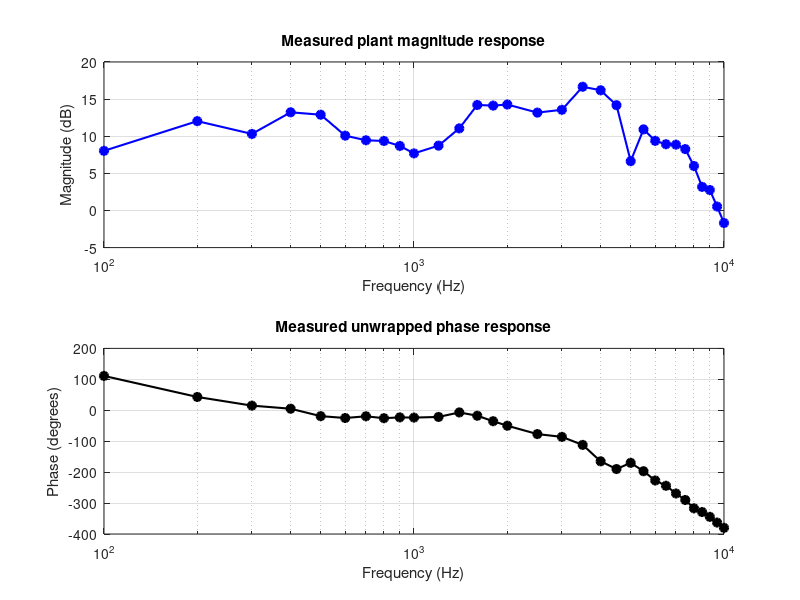

The MATLAB script that drew this image: (Note: this script raises an error after producing the figure.)

clc;
clear;
close all;

%% =========================================================
%  1. MEASURED FREQUENCY RESPONSE DATA
% ==========================================================

f = [100, 200, 300, 400, 500, 600, 700, 800, 900, 1000, ...
     1200, 1400, 1600, 1800, 2000, 2500, 3000, 3500, 4000, ...
     4500, 5000, 5500, 6000, 6500, 7000, 7500, 8000, ...
     8500, 9000, 9500, 10000];

gain_db = [8.0315, 12.0338, 10.3104, 13.2236, 12.8972, ...
           10.0789, 9.4530, 9.3615, 8.6949, 7.6878, ...
           8.7342, 11.0568, 14.2110, 14.1239, 14.2690, ...
           13.1808, 13.5614, 16.6637, 16.1912, 14.1811, ...
           6.6397, 10.9226, 9.3762, 8.9203, 8.8681, ...
           8.2685, 5.9919, 3.1773, 2.7582, 0.5334, -1.6864];

% Phase convention: CH1 - CH2 (output - input)
% TA-approved correction at 4500 Hz: +170 -> -190 degrees

phase_deg = [111, 43, 15, 5, -19, -25, -19.5, -25.7, ...
             -23, -23.7, -21.6, -7, -17.7, -35.4, ...
             -50, -77, -86, -112, -165, -190, ...
             -170, 163, 133, 116, 91, 70, 43, ...
             31, 15.5, -3, -20];

%% =========================================================
%  2. PREPARE COMPLEX FREQUENCY RESPONSE
% ==========================================================

f = f(:);
gain_db = gain_db(:);
phase_deg = phase_deg(:);

gain_linear = 10.^(gain_db/20);

phase_rad = unwrap(deg2rad(phase_deg));

H = gain_linear .* exp(1j*phase_rad);

w = 2*pi*f;

N = length(f);

fprintf('\n============================================\n');
fprintf('MEASURED DATA\n');
fprintf('============================================\n');

fprintf('Number of points: %d\n', N);
fprintf('Frequency range: %.0f to %.0f Hz\n', min(f), max(f));

%% =========================================================
%  3. PLOT ORIGINAL MEASUREMENTS
% ==========================================================

figure('Name','Measured plant frequency response');

subplot(2,1,1);

semilogx(f, gain_db, 'bo-', ...
    'LineWidth',1.5,'MarkerFaceColor','b');

grid on;
xlabel('Frequency (Hz)');
ylabel('Magnitude (dB)');
title('Measured plant magnitude response');

subplot(2,1,2);

semilogx(f, rad2deg(phase_rad), 'ko-', ...
    'LineWidth',1.5,'MarkerFaceColor','k');

grid on;
xlabel('Frequency (Hz)');
ylabel('Phase (degrees)');
title('Measured unwrapped phase response');

%% =========================================================
%  4. CROSS-VALIDATION SETTINGS
% ==========================================================

max_poles = 6;
number_of_folds = 5;

% Interleaved validation folds
fold_id = mod(0:N-1,number_of_folds)+1;

mag_scale = max(std(gain_db),eps);
phase_scale = max(std(rad2deg(phase_rad)),eps);

%% =========================================================
%  5. INITIALIZE RESULTS STORAGE
% ==========================================================

pole_counts = [];
zero_counts = [];
parameter_counts = [];

mean_mag_error = [];
mean_phase_error = [];
mean_combined_score = [];
std_combined_score = [];

valid_model_count = 0;

fprintf('\n============================================\n');
fprintf('5-FOLD CROSS-VALIDATION\n');
fprintf('============================================\n');

fprintf('Maximum poles: %d\n',max_poles);
fprintf('Number of folds: %d\n',number_of_folds);

%% =========================================================
%  6. TEST DIFFERENT POLE-ZERO COMBINATIONS
% ==========================================================

for np = 1:max_poles

    for nz = 0:(np-1)

        fprintf('\n--------------------------------------------\n');
        fprintf('Testing %d poles and %d zeros\n',np,nz);
        fprintf('--------------------------------------------\n');

        fold_mag_errors = nan(number_of_folds,1);
        fold_phase_errors = nan(number_of_folds,1);
        fold_scores = nan(number_of_folds,1);

        successful_folds = 0;

        for k = 1:number_of_folds

            validation_indices = (fold_id == k);
            training_indices = ~validation_indices;

            w_train = w(training_indices);
            H_train = H(training_indices);

            w_validation = w(validation_indices);
            H_validation = H(validation_indices);

            try

                data_train = idfrd(H_train,w_train,0);

                model_id = tfest(data_train,np,nz);

                G = tf(model_id);

                if ~isstable(G)
                    fprintf('Fold %d: Unstable model rejected\n',k);
                    continue;
                end

                H_predicted = squeeze(freqresp(G,w_validation));
                H_predicted = H_predicted(:);

                H_validation = H_validation(:);

                if any(~isfinite(H_predicted)) || ...
                   any(abs(H_predicted)<eps)

                    fprintf('Fold %d: Invalid prediction\n',k);
                    continue;
                end

                predicted_mag = 20*log10(abs(H_predicted));
                actual_mag = 20*log10(abs(H_validation));

                mag_error = sqrt(mean( ...
                    (predicted_mag-actual_mag).^2));

                phase_difference = angle( ...
                    H_predicted./H_validation);

                phase_error = sqrt(mean( ...
                    rad2deg(phase_difference).^2));

                combined_score = sqrt( ...
                    0.5*(mag_error/mag_scale)^2 + ...
                    0.5*(phase_error/phase_scale)^2);

                fold_mag_errors(k) = mag_error;
                fold_phase_errors(k) = phase_error;
                fold_scores(k) = combined_score;

                successful_folds = successful_folds+1;

                fprintf(['Fold %d: Mag RMSE = %.3f dB, ' ...
                         'Phase RMSE = %.3f deg, Score = %.4f\n'], ...
                         k,mag_error,phase_error,combined_score);

            catch ME

                fprintf('Fold %d failed: %s\n',k,ME.message);

            end

        end

        if successful_folds ~= number_of_folds

            fprintf('Candidate rejected: incomplete validation.\n');
            continue;

        end

        avg_mag = mean(fold_mag_errors);
        avg_phase = mean(fold_phase_errors);
        avg_score = mean(fold_scores);
        score_std = std(fold_scores);

        parameter_count = np+nz+1;

        valid_model_count = valid_model_count+1;

        pole_counts(valid_model_count) = np;
        zero_counts(valid_model_count) = nz;
        parameter_counts(valid_model_count) = parameter_count;

        mean_mag_error(valid_model_count) = avg_mag;
        mean_phase_error(valid_model_count) = avg_phase;
        mean_combined_score(valid_model_count) = avg_score;
        std_combined_score(valid_model_count) = score_std;

        fprintf('\nAverage validation results:\n');
        fprintf('Magnitude RMSE: %.3f dB\n',avg_mag);
        fprintf('Phase RMSE: %.3f degrees\n',avg_phase);
        fprintf('Combined score: %.4f\n',avg_score);

    end
end

%% =========================================================
%  7. CHECK VALID MODELS
% ==========================================================

if valid_model_count == 0
    error('No model completed all cross-validation folds.');
end

%% =========================================================
%  8. DISPLAY CROSS-VALIDATION RESULTS
% ==========================================================

Results = table( ...
    pole_counts(:), ...
    zero_counts(:), ...
    parameter_counts(:), ...
    mean_mag_error(:), ...
    mean_phase_error(:), ...
    mean_combined_score(:), ...
    std_combined_score(:), ...
    'VariableNames', ...
    {'Poles','Zeros','Parameters', ...
     'MagRMSE_dB','PhaseRMSE_deg', ...
     'MeanScore','ScoreStd'});

Results = sortrows(Results,'MeanScore','ascend');

fprintf('\n============================================\n');
fprintf('CROSS-VALIDATION RESULTS\n');
fprintf('============================================\n');

disp(Results);

%% =========================================================
%  9. ONE-STANDARD-ERROR MODEL SELECTION
% ==========================================================

best_score = Results.MeanScore(1);

best_score_std = Results.ScoreStd(1);

best_standard_error = best_score_std/sqrt(number_of_folds);

selection_threshold = best_score+best_standard_error;

fprintf('\n============================================\n');
fprintf('ONE-STANDARD-ERROR MODEL SELECTION\n');
fprintf('============================================\n');

fprintf('Best validation score: %.5f\n',best_score);
fprintf('Estimated standard error: %.5f\n',best_standard_error);
fprintf('Selection threshold: %.5f\n',selection_threshold);

acceptable = Results( ...
    Results.MeanScore<=selection_threshold,:);

acceptable = sortrows(acceptable, ...
    {'Parameters','MeanScore'}, ...
    {'ascend','ascend'});

selected_np = acceptable.Poles(1);
selected_nz = acceptable.Zeros(1);

fprintf('\nSelected model:\n');
fprintf('Poles: %d\n',selected_np);
fprintf('Zeros: %d\n',selected_nz);

%% =========================================================
%  10. REFIT SELECTED MODEL USING ALL MEASUREMENTS
% ==========================================================

fprintf('\n============================================\n');
fprintf('FINAL MODEL ESTIMATION\n');
fprintf('============================================\n');

data_all = idfrd(H,w,0);

G_selected_id = tfest(data_all,selected_np,selected_nz);

G_selected = tf(G_selected_id);

fprintf('\nSelected transfer function:\n');
G_selected

fprintf('Poles:\n');
disp(pole(G_selected));

fprintf('Zeros:\n');
disp(zero(G_selected));

fprintf('Stable: %d\n',isstable(G_selected));

fprintf('DC gain (extrapolation only):\n');
disp(dcgain(G_selected));

%% =========================================================
%  11. REFIT TOP THREE CANDIDATES
% ==========================================================

number_to_plot = min(3,height(Results));

top_models = cell(number_to_plot,1);
top_poles = zeros(number_to_plot,1);
top_zeros = zeros(number_to_plot,1);
top_scores = zeros(number_to_plot,1);

for k = 1:number_to_plot

    np = Results.Poles(k);
    nz = Results.Zeros(k);

    top_models{k} = tf(tfest(data_all,np,nz));

    top_poles(k) = np;
    top_zeros(k) = nz;
    top_scores(k) = Results.MeanScore(k);

end

%% =========================================================
%  12. GENERATE TOP MODEL RESPONSES
% ==========================================================

f_model = logspace(log10(100),log10(10000),1500);
w_model = 2*pi*f_model;

mag_top = cell(number_to_plot,1);
phase_top = cell(number_to_plot,1);

phase_measured = rad2deg(phase_rad);

for k = 1:number_to_plot

    H_top = squeeze(freqresp(top_models{k},w_model));
    H_top = H_top(:);

    mag_top{k} = 20*log10(abs(H_top));

    phase_top{k} = unwrap(angle(H_top))*180/pi;

    phase_top{k} = phase_top{k} + ...
        360*round((phase_measured(1)-phase_top{k}(1))/360);

end

%% =========================================================
%  13. MAGNITUDE COMPARISON
% ==========================================================

figure('Name','Cross-validated magnitude comparison');

semilogx(f,gain_db,'ko','MarkerSize',6,'LineWidth',1.3);
hold on;

plot_colors = {'b','r','m'};

legend_entries = cell(number_to_plot+1,1);
legend_entries{1} = 'Measured data';

for k = 1:number_to_plot

    semilogx(f_model,mag_top{k}, ...
        'Color',plot_colors{k},'LineWidth',1.8);

    legend_entries{k+1} = sprintf( ...
        '%dP-%dZ, CV score %.4f', ...
        top_poles(k),top_zeros(k),top_scores(k));

end

grid on;
xlabel('Frequency (Hz)');
ylabel('Magnitude (dB)');
title('Measured data vs top cross-validated models');
legend(legend_entries,'Location','best');
xlim([100 10000]);

%% =========================================================
%  14. PHASE COMPARISON
% ==========================================================

figure('Name','Cross-validated phase comparison');

semilogx(f,phase_measured,'ko','MarkerSize',6,'LineWidth',1.3);
hold on;

for k = 1:number_to_plot

    semilogx(f_model,phase_top{k}, ...
        'Color',plot_colors{k},'LineWidth',1.8);

end

grid on;
xlabel('Frequency (Hz)');
ylabel('Phase (degrees)');
title('Measured phase vs top cross-validated models');
legend(legend_entries,'Location','best');
xlim([100 10000]);

%% =========================================================
%  15. SELECTED MODEL BODE PLOT
% ==========================================================

figure('Name','Selected plant Bode response');

bode(G_selected);
grid on;

title(sprintf('Selected plant: %d poles, %d zeros', ...
    selected_np,selected_nz));

%% =========================================================
%  16. SELECTED MODEL POLE-ZERO MAP
% ==========================================================

figure('Name','Selected plant pole-zero map');

pzmap(G_selected);
grid on;

title('Pole-zero map of selected plant');

%% =========================================================
%  17. FINAL MODEL VALIDATION
% ==========================================================

f_check = logspace(log10(100),log10(10000),1000);
w_check = 2*pi*f_check;

H_check = squeeze(freqresp(G_selected,w_check));
H_check = H_check(:);

mag_check = 20*log10(abs(H_check));

phase_check = unwrap(angle(H_check))*180/pi;

phase_check = phase_check + ...
    360*round((phase_measured(1)-phase_check(1))/360);

figure('Name','Final plant validation');

subplot(2,1,1);

semilogx(f,gain_db,'ko','MarkerSize',6);
hold on;
semilogx(f_check,mag_check,'b-','LineWidth',1.8);

grid on;
xlabel('Frequency (Hz)');
ylabel('Magnitude (dB)');
legend('Measured data','Selected model');
title('Final plant magnitude validation');

subplot(2,1,2);

semilogx(f,phase_measured,'ko','MarkerSize',6);
hold on;
semilogx(f_check,phase_check,'b-','LineWidth',1.8);

grid on;
xlabel('Frequency (Hz)');
ylabel('Phase (degrees)');
legend('Measured data','Selected model');
title('Final plant phase validation');

%% =========================================================
%  18. PHASE ERROR VALIDATION
% ==========================================================

H_model_measured = squeeze(freqresp(G_selected,w));
H_model_measured = H_model_measured(:);

model_phase = unwrap(angle(H_model_measured))*180/pi;

model_phase = model_phase + ...
    360*round((phase_measured(1)-model_phase(1))/360);

phase_error = model_phase-phase_measured;

phase_error = mod(phase_error+180,360)-180;

phase_RMSE = sqrt(mean(phase_error.^2));

fprintf('\n============================================\n');
fprintf('PHASE VALIDATION\n');
fprintf('============================================\n');

fprintf('Phase RMSE: %.3f degrees\n',phase_RMSE);

PhaseComparison = table( ...
    f,phase_measured,model_phase,phase_error, ...
    'VariableNames', ...
    {'Frequency_Hz','Measured_Phase_deg', ...
     'Model_Phase_deg','Phase_Error_deg'});

disp(PhaseComparison);

figure('Name','Phase fitting error');

semilogx(f,phase_error,'ro-', ...
    'LineWidth',1.4,'MarkerFaceColor','r');

grid on;
xlabel('Frequency (Hz)');
ylabel('Phase error (degrees)');

title(sprintf('Phase fitting error (RMSE = %.2f degrees)', ...
    phase_RMSE));

%% =========================================================
%  19. INITIAL AMPLIFIER GAIN CALCULATION
%  Target: 20 dB noise attenuation at 100 Hz
% ==========================================================

fprintf('\n============================================\n');
fprintf('INITIAL AMPLIFIER GAIN CALCULATION\n');
fprintf('============================================\n');

% Locate the 100 Hz measurement
idx100 = find(abs(f-100)<1e-9,1);

if isempty(idx100)
    error('100 Hz measurement not found.');
end

% Actual measured plant response at 100 Hz
G_measured_100 = H(idx100);

% Identified plant model response at 100 Hz
G_model_100 = squeeze(freqresp(G_selected,2*pi*100));

% Target noise transfer magnitude
target_noise_ratio = 0.1;

% Required magnitude of 1+L
required_denominator = 1/target_noise_ratio;

% -----------------------------------------
% Gain based on measured plant
% -----------------------------------------

phi_measured = angle(G_measured_100);
mag_measured = abs(G_measured_100);

r_measured = -cos(phi_measured) + ...
    sqrt(cos(phi_measured)^2 + ...
    required_denominator^2-1);

A_measured = r_measured/mag_measured;

% -----------------------------------------
% Gain based on identified model
% -----------------------------------------

phi_model = angle(G_model_100);
mag_model = abs(G_model_100);

r_model = -cos(phi_model) + ...
    sqrt(cos(phi_model)^2 + ...
    required_denominator^2-1);

A_model = r_model/mag_model;

% -----------------------------------------
% Check achieved noise attenuation
% -----------------------------------------

noise_ratio_measured = abs( ...
    1/(1+A_measured*G_measured_100));

noise_attenuation_measured = ...
    -20*log10(noise_ratio_measured);

noise_ratio_model = abs( ...
    1/(1+A_model*G_model_100));

noise_attenuation_model = ...
    -20*log10(noise_ratio_model);

% -----------------------------------------
% Display results
% -----------------------------------------

fprintf('\nACTUAL MEASURED PLANT AT 100 Hz:\n');

fprintf('Magnitude: %.4f V/V\n',mag_measured);
fprintf('Magnitude: %.3f dB\n',20*log10(mag_measured));
fprintf('Phase: %.3f degrees\n',rad2deg(phi_measured));

fprintf('\nIDENTIFIED MODEL AT 100 Hz:\n');

fprintf('Magnitude: %.4f V/V\n',mag_model);
fprintf('Magnitude: %.3f dB\n',20*log10(mag_model));
fprintf('Phase: %.3f degrees\n',rad2deg(phi_model));

fprintf('\nREQUIRED AMPLIFIER GAIN:\n');

fprintf('Using measured plant: %.4f V/V\n',A_measured);
fprintf('Using measured plant: %.3f dB\n',20*log10(A_measured));

fprintf('Using identified model: %.4f V/V\n',A_model);
fprintf('Using identified model: %.3f dB\n',20*log10(A_model));

fprintf('\nCHECKED NOISE ATTENUATION AT 100 Hz:\n');

fprintf('Using measured plant: %.3f dB\n', ...
    noise_attenuation_measured);

fprintf('Using identified model: %.3f dB\n', ...
    noise_attenuation_model);

% Provisional gain estimate
A_initial = A_measured;

fprintf('\nInitial gain estimate from measured data: %.4f V/V\n', ...
    A_initial);

%% =========================================================
%  20. FINAL SUMMARY
% ==========================================================

fprintf('\n============================================\n');
fprintf('FINAL SUMMARY\n');
fprintf('============================================\n');

fprintf('Selected plant: %d poles, %d zeros\n', ...
    selected_np,selected_nz);

fprintf('Plant stability: %d\n',isstable(G_selected));

fprintf('Phase fitting RMSE: %.3f degrees\n',phase_RMSE);

fprintf('Initial amplifier gain estimate: %.4f V/V\n',A_initial);

fprintf('\nTop cross-validation candidates:\n');
disp(Results(1:number_to_plot,:));

fprintf('\nSelected transfer function:\n');
G_selected

fprintf('\nIdentification and initial gain calculation completed.\n');
